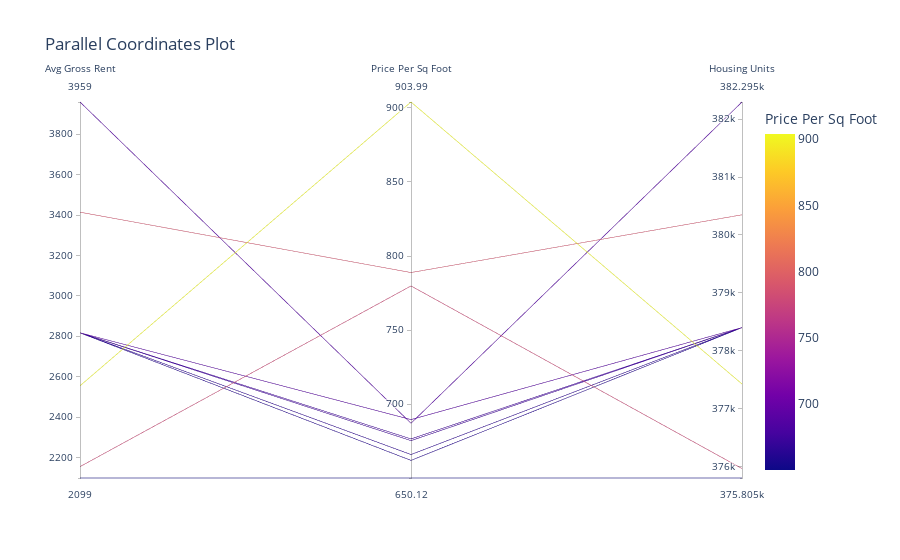

Notebook code cell kept with this figure:
### Code cell
# Parallel Coordinates Plot

px.parallel_coordinates(
    sfo_most_expensive_sqr_foot,
        dimensions=["gross_rent", "sale_price_sqr_foot", "housing_units"],
        labels={"sale_price_sqr_foot":"Price Per Sq Foot", "housing_units":"Housing Units", "gross_rent":"Avg Gross Rent"},
        title="Parallel Coordinates Plot",
        color="sale_price_sqr_foot",
    )

### Figure 1 — Plotly figure (JSON) as saved in the notebook; plotly's stock layout.template omitted (floating-point values rounded to 4 significant figures)
{"data": [{"dimensions": [{"label": "Avg Gross Rent", "values": [2555.0, 3414, 2155.0, 2817.0, 3959, 2817.0, 2817.0, 2817.0, 2817.0, 2099]}, {"label": "Price Per Sq Foot", "values": [904.0, 788.8, 779.8, 689.6, 687.1, 676.5, 675.4, 666.0, 662.0, 650.1]}, {"label": "Housing Units", "values": [377400.0, 380348, 376000.0, 378401, 382295, 378401, 378401, 378401, 378401, 375805]}], "domain": {"x": [0, 1], "y": [0, 1]}, "line": {"color": [904.0, 788.8, 779.8, 689.6, 687.1, 676.5, 675.4, 666.0, 662.0, 650.1], "coloraxis": "coloraxis"}, "name": "", "type": "parcoords"}], "layout": {"autosize": true, "coloraxis": {"colorbar": {"title": {"text": "Price Per Sq Foot"}}, "colorscale": [[0, "#0d0887"], [0.1111, "#46039f"], [0.2222, "#7201a8"], [0.3333, "#9c179e"], [0.4444, "#bd3786"], [0.5556, "#d8576b"], [0.6667, "#ed7953"], [0.7778, "#fb9f3a"], [0.8889, "#fdca26"], [1, "#f0f921"]]}, "legend": {"tracegroupgap": 0}, "title": {"text": "Parallel Coordinates Plot"}}}
